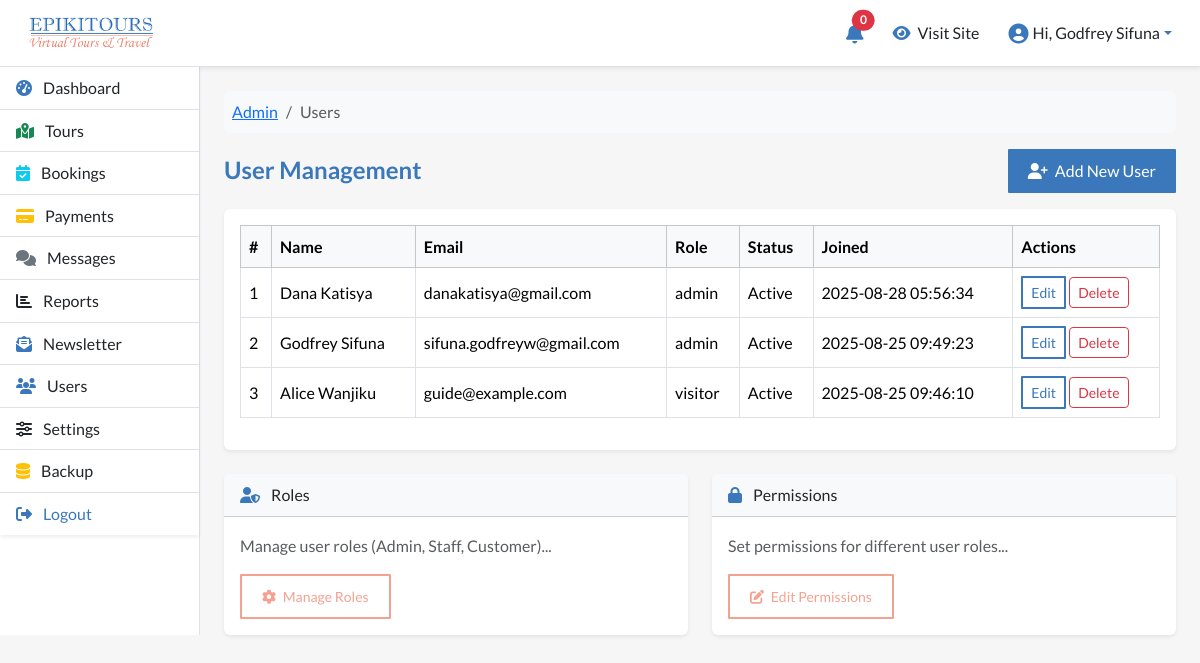
Before: /manage/users/index.php (signed in) with the older database file.
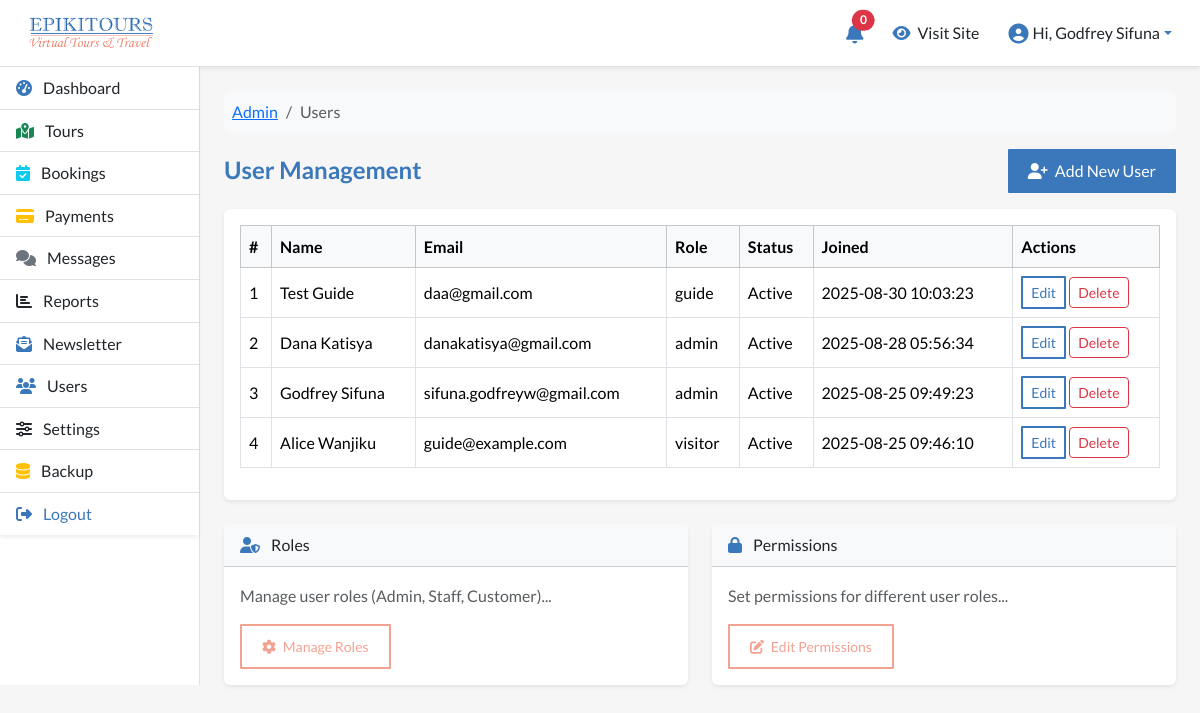
After: the same page with the newer database file.
### tables this page shows
CREATE TABLE `epi_users` (
  `id` bigint NOT NULL,
  `first_name` varchar(100) NOT NULL,
  `last_name` varchar(100) NOT NULL,
  `email` varchar(150) NOT NULL,
  `password` varchar(255) NOT NULL,
  `phone` varchar(30) DEFAULT NULL,
  `user_role` enum('admin','guide','visitor') NOT NULL DEFAULT 'visitor',
  `profile_picture` varchar(255) DEFAULT NULL,
  `email_verified` tinyint(1) DEFAULT '0',
  `verification_token` varchar(255) DEFAULT NULL,
  `status` enum('dormant','active') NOT NULL DEFAULT 'active',
  `password_reset_token` varchar(255) DEFAULT NULL,
  `password_reset_expires` datetime DEFAULT NULL,
  `last_login` timestamp NULL DEFAULT NULL,
  `created_at` timestamp NOT NULL DEFAULT CURRENT_TIMESTAMP,
  `updated_at` timestamp NOT NULL DEFAULT CURRENT_TIMESTAMP ON UPDATE CURRENT_TIMESTAMP
);

### manage/users/index.php (the view, shortened to what this page needs)
<?php
require_once __DIR__ . '/../../config/database.php';
$users = $pdo->query("SELECT * FROM epi_users ORDER BY created_at DESC");
?>
<nav aria-label="breadcrumb">
    <ol class="breadcrumb bg-light p-2 rounded mb-3">
        <li class="breadcrumb-item"><a href="<?= BASE_URL ?>dashboard">Admin</a></li>
        <li class="breadcrumb-item active" aria-current="page">Users</li>
    </ol>
</nav>
<div class="d-flex justify-content-between align-items-center mb-3">
    <h4 class="mb-0">User Management</h4>
    <a href="create-account" class="btn btn-primary">
        <i class="fas fa-user-plus me-1"></i> Add New User
    </a>
</div>
<div class="card shadow-sm border-0 mb-4">
    <div class="card-body">
        <div class="table-responsive">
            <table class="table table-bordered align-middle table-hover">
                <thead class="table-light">
                    <tr>
                        <th>#</th>
                        <th>Name</th>
                        <th>Email</th>
                        <th>Role</th>
                        <th>Status</th>
                        <th>Joined</th>
                        <th>Actions</th>
                    </tr>
                </thead>
                <tbody>
                    <?php
                        $i = 1;
                        while ($row = $users->fetch(PDO::FETCH_ASSOC)):
                    ?>
                    <tr>
                        <td><?= $i++ ?></td>
                        <td><?= htmlspecialchars($row['first_name'] . ' ' . $row['last_name']); ?></td>
                        <td><?= htmlspecialchars($row['email']); ?></td>
                        <td><?= htmlspecialchars($row['user_role']); ?></td>
                        <td><?= ucfirst($row['status']); ?></td>
                        <td><?= htmlspecialchars($row['created_at']); ?></td>
                        <td>
                            <a href="edit-user.php?id=<?= $row['id'] ?>" class="btn btn-outline-primary btn-sm px-2 py-1 text-decoration-none">Edit</a>
                            <button type="button"
                                    class="btn btn-outline-danger btn-sm"
                                    data-bs-toggle="modal"
                                    data-bs-target="#deleteModal"
                                    data-user-id="<?= $row['id'] ?>"
                                    data-user-name="<?= htmlspecialchars($row['first_name'] . ' ' . $row['last_name']) ?>">
                                Delete
                            </button>
                        </td>
                    </tr>
                    <?php endwhile; ?>
                </tbody>
            </table>
        </div>
    </div>
</div>
<div class="row g-4">
    <div class="col-md-6">
        <div class="card shadow-sm border-0">
            <div class="card-header bg-light">
                <i class="fas fa-user-shield text-primary me-2"></i> Roles
            </div>
            <div class="card-body">
                <p class="text-muted">Manage user roles (Admin, Staff, Customer)...</p>
                <a href="manage-roles" class="btn btn-outline-secondary btn-sm">
                    <i class="fas fa-cog me-1"></i> Manage Roles
                </a>
            </div>
        </div>
    </div>
    <div class="col-md-6">
        <div class="card shadow-sm border-0">
            <div class="card-header bg-light">
                <i class="fas fa-lock text-danger me-2"></i> Permissions
            </div>
            <div class="card-body">
                <p class="text-muted">Set permissions for different user roles...</p>
                <a href="manage-permissions" class="btn btn-outline-secondary btn-sm">
                    <i class="fas fa-edit me-1"></i> Edit Permissions
                </a>
            </div>
        </div>
    </div>
</div>
<?php
include BASE_PATH . 'layouts/admin-layout.php';
?>

Changed rows visible on the page:
added epi_users: first_name+last_name "Test Guide", email "daa@gmail.com", user_role "guide", status "Active", created_at "2025-08-30 10:03:23"
